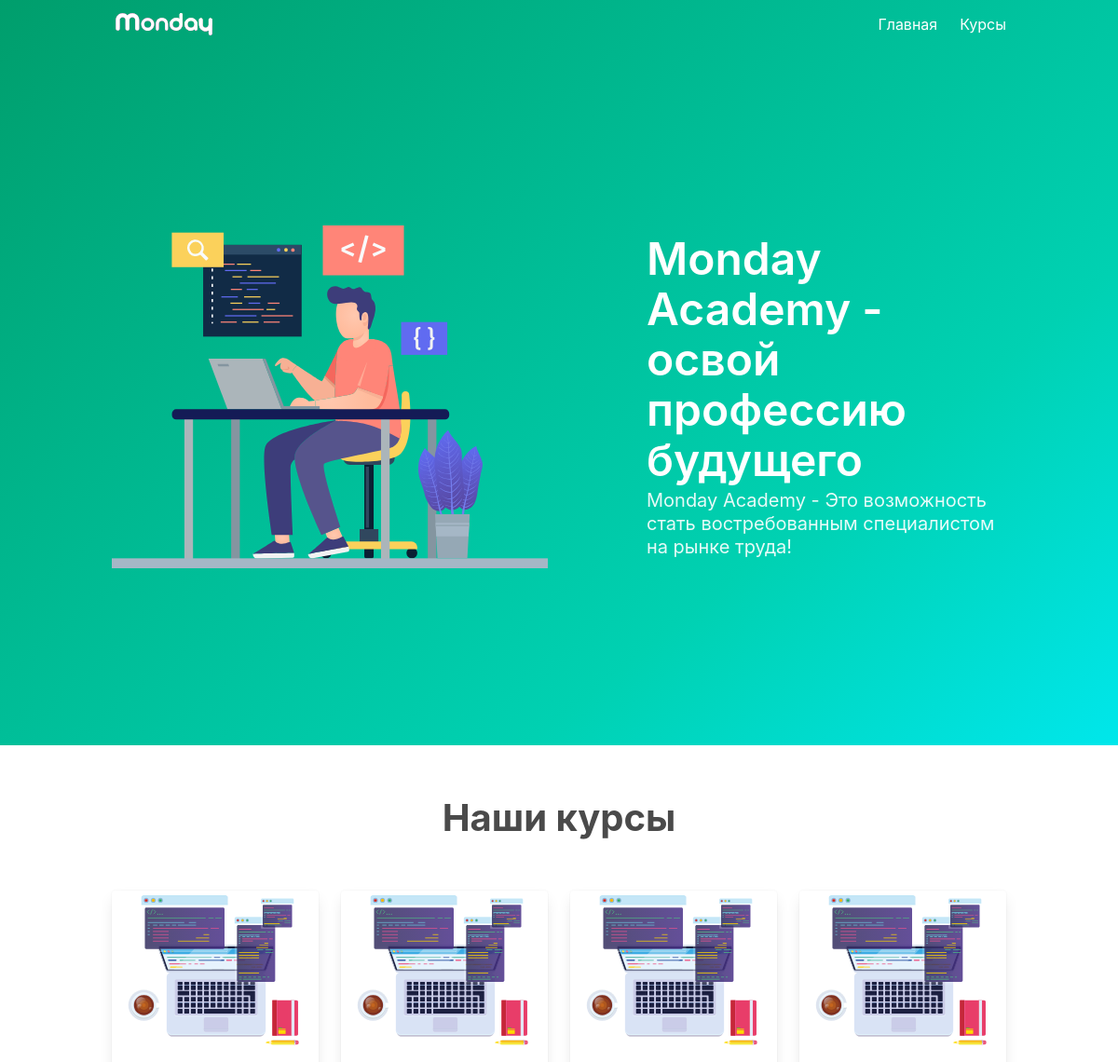
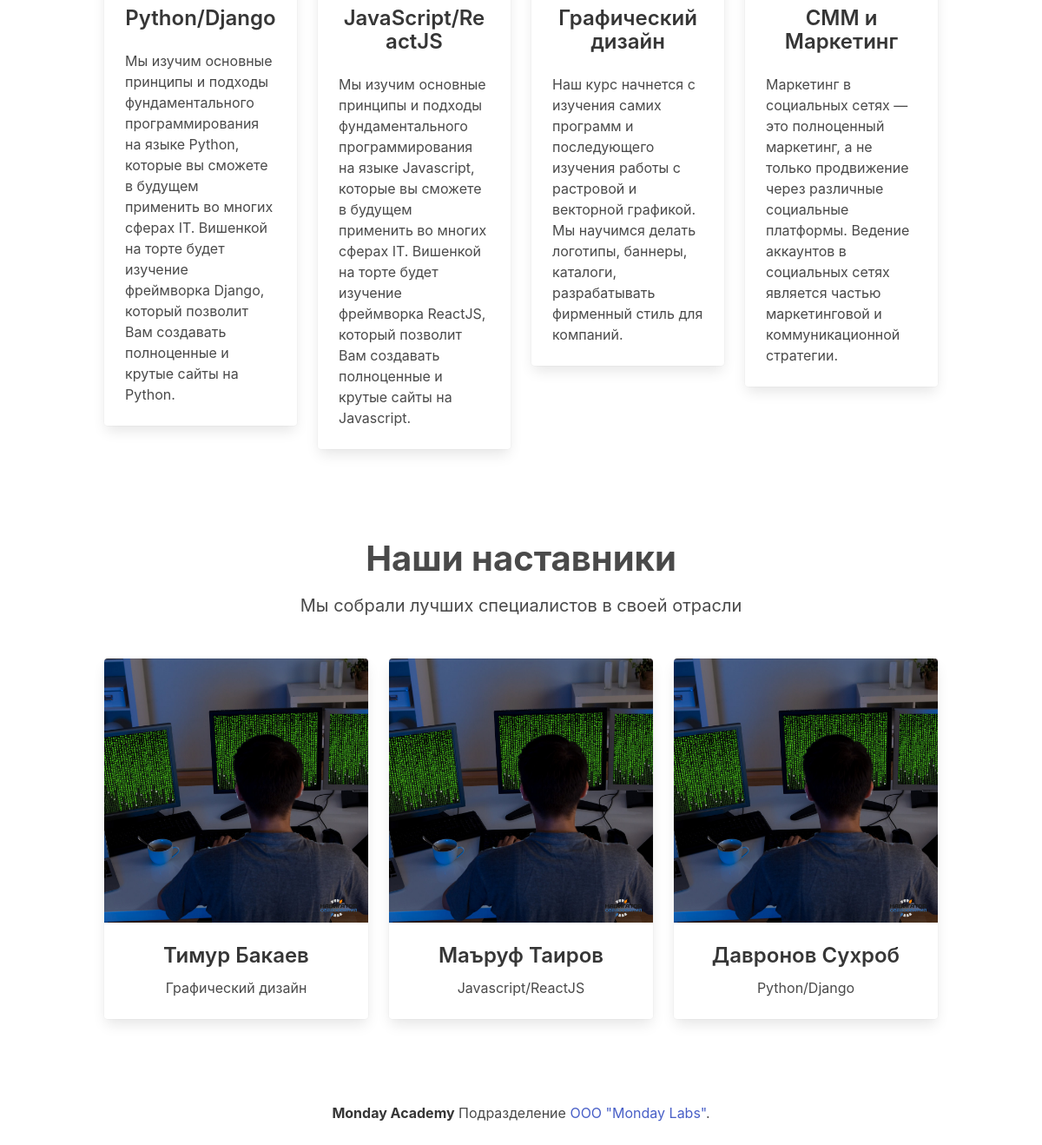
The page / on the database its author committed (2 pictures, top to bottom).
### monday_landing/models.py (models this page shows)
class Course(models.Model):
    title = models.CharField(max_length=255)
    description = models.TextField()
    price = models.IntegerField()
    duration = models.IntegerField()
    def __str__(self):
        return self.title

class Teacher(models.Model):
    full_name = models.CharField(max_length=255)
    teaching_course = models.CharField(max_length=255)
    def __str__(self):
        return self.full_name

### monday_landing/views.py (the view)
# urls.py: path('', views.home, name='home'),
def home(request):
    courses = Course.objects.all()
    teachers = Teacher.objects.all()
    return render(request, "home.html", {'courses': courses, 'teachers': teachers})

### monday_landing/templates/home.html
{% extends 'base_layout.html' %}
{% load static from static %}
{% block content %}
    <section id="courses" class="section is-fullheight">
        <h2 class="has-text-centered has-text-weight-bold is-size-2 mb-6">Наши курсы</h2>
        <div class="container">
            <div class="columns">
                {% for course in courses %}
                    <div class="column">
                        <a href="{% url 'landing:about' course.pk %}">
                            <div id="card" class="card">
                                <div class="card-image">
                                    <figure class="image is-4by3">
                                        <img src="{% static 'images/comp.svg' %}" alt="Course image">
                                    </figure>
                                </div>
                                <div class="card-content">
                                    <div class="content">
                                        <h1 class="title is-4 has-text-centered">{{ course }}</h1>
                                        <p class="content">{{ course.description }}</p>
                                    </div>
                                </div>
                            </div>
                        </a>
                    </div>
                {% endfor %}
            </div>
        </div>
    </section>
    <section id="teachers" class="section is-fullheight">
        <h2 class="has-text-centered has-text-weight-bold is-size-2 mb-3">Наши наставники</h2>
        <h3 class="subtitle has-text-centered mb-6">Мы собрали лучших специалистов в своей отрасли</h3>
        <div class="container">
            <div class="columns">
                {% for teacher in teachers %}
                    <div class="column">
                        <div id="teacher" class="card">
                            <div class="card-image">
                                <figure class="image">
                                    <img src="{% static 'images/coder.jpeg' %}" alt="Teacher image">
                                </figure>
                            </div>
                            <div class="card-content">
                                <div class="content">
                                    <h1 class="title is-4 mb-3 has-text-centered">{{ teacher }}</h1>
                                    <p class="content mb-0 has-text-centered">{{ teacher.teaching_course }}</p>
                                </div>
                            </div>
                        </div>
                    </div>
                {% endfor %}
            </div>
        </div>
    </section>
{% endblock %}

### monday_landing/templates/base_layout.html (shortened to what this page needs)
{% load static from static %}
<html lang="en">
<head>
    <link rel="stylesheet" href="{% static 'bulma.css' %}">
    <link rel="stylesheet" href="{% static 'style.css' %}">
</head>
<body>
<section id="main" class="hero is-primary is-bold is-fullheight">
    <div class="hero-head">
        <nav class="navbar">
            <div class="container">
                <div class="navbar-brand">
                    <a href="/" class="navbar-item">
                        <img src="{% static 'images/monday.svg' %}" alt="Logo">
                    </a>
                </div>
                <div class="navbar-menu">
                    <div class="navbar-end">
                        <a href="#main" class="navbar-item">Главная</a>
                        <a href="#courses" class="navbar-item">Курсы</a>
                    </div>
                </div>
            </div>
        </nav>
    </div>
    <div class="hero-body">
        <div class="container">
            <div class="columns is-vcentered">
                <div class="column">
                    <img src="{% static 'images/header.svg' %}" width="100%" alt="">
                </div>
                <div class="column is-5-desktop is-offset-1-desktop">
                    <h1 class="title is-1">
                        Monday Academy - освой профессию будущего
                    </h1>
                    <h2 class="subtitle">
                        Monday Academy - Это возможность стать востребованным специалистом на рынке труда!
                    </h2>
                </div>
            </div>
        </div>
    </div>
</section>
{% block content %}
{% endblock %}
<footer class="section">
    <div class="content has-text-centered">
        <p>
            <strong><a href="/" class="has-text-dark">Monday Academy</a></strong>
            Подразделение
            <a href="https://mondaylabs.tech">OOO "Monday Labs"</a>.<br>
        </p>
    </div>
</footer>
</body>
</html>

### assets/style.css (style rules this page uses)
.navbar-item img { width: 7rem; }
#card { min-height: 600px; transition: all 0.5s ease; }

### rows shown on the page
Course: title "Python/Django", description "Мы изучим основные принципы и подходы фундаментального программирования на языке Python, которые вы сможете в будущем применить во многих сферах IT. Вишенкой на торте будет изучение фреймворка Django, который позволит Вам создавать полноценные и крутые сайты на Python."
Course: title "JavaScript/ReactJS", description "Мы изучим основные принципы и подходы фундаментального программирования на языке Javascript, которые вы сможете в будущем применить во многих сферах IT. Вишенкой на торте будет изучение фреймворка ReactJS, который позволит Вам создавать полноценные и крутые сайты на Javascript."
Course: title "Графический дизайн", description "Наш курс начнется с изучения самих программ и последующего изучения работы с растровой и векторной графикой. Мы научимся делать логотипы, баннеры, каталоги, разрабатывать фирменный стиль для компаний."
Course: title "СММ и Маркетинг", description "Маркетинг в социальных сетях — это полноценный маркетинг, а не только продвижение через различные социальные платформы. Ведение аккаунтов в социальных сетях является частью маркетинговой и коммуникационной стратегии."
Teacher: full_name "Тимур Бакаев", teaching_course "Графический дизайн"
Teacher: full_name "Маъруф Таиров", teaching_course "Javascript/ReactJS"
Teacher: full_name "Давронов Сухроб", teaching_course "Python/Django"
